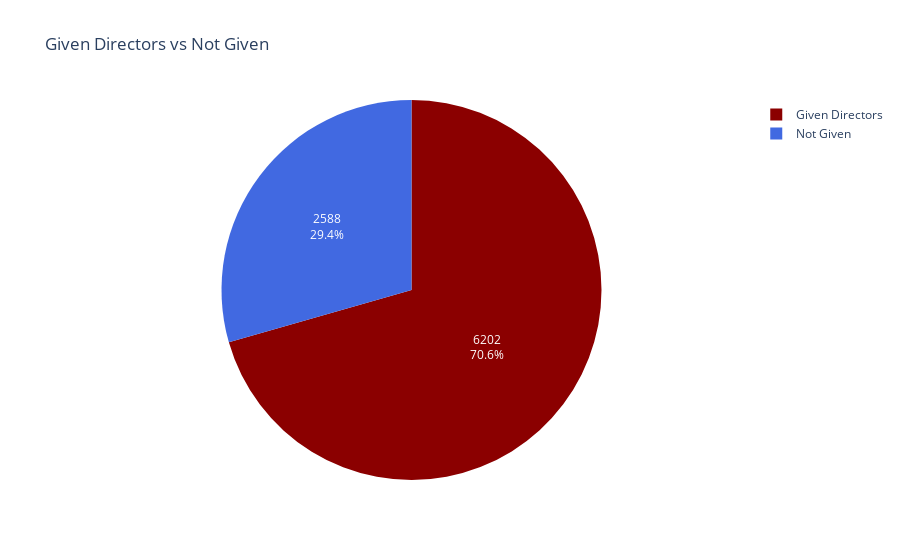

Notebook code for this chart:
### Code cell
fig = px.pie(values = [given_directors, directors.iloc[0]],
            title = 'Given Directors vs Not Given',
            names = ['Given Directors', 'Not Given'],
            color_discrete_sequence=["darkred", "royalblue"])
fig.update_traces(textposition='inside', textinfo='percent+value')
fig.show()

### Figure 1 — Plotly figure (JSON) as saved in the notebook; plotly's stock layout.template omitted (floating-point values rounded to 4 significant figures)
{"data": [{"domain": {"x": [0, 1], "y": [0, 1]}, "hovertemplate": "label=%{label}<br>value=%{value}<extra></extra>", "labels": ["Given Directors", "Not Given"], "legendgroup": "", "name": "", "showlegend": true, "textinfo": "percent+value", "textposition": "inside", "type": "pie", "values": [6202, 2588]}], "layout": {"legend": {"tracegroupgap": 0}, "piecolorway": ["darkred", "royalblue"], "title": {"text": "Given Directors vs Not Given"}}}
